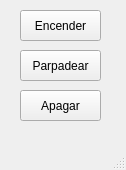
<?xml version="1.0" encoding="UTF-8"?>
<ui version="4.0">
 <class>MainWindow</class>
 <widget class="QMainWindow" name="MainWindow">
  <property name="geometry">
   <rect>
    <x>0</x>
    <y>0</y>
    <width>126</width>
    <height>170</height>
   </rect>
  </property>
  <property name="windowTitle">
   <string>MainWindow</string>
  </property>
  <widget class="QWidget" name="centralwidget">
   <widget class="QPushButton" name="Encendido">
    <property name="geometry">
     <rect>
      <x>20</x>
      <y>10</y>
      <width>81</width>
      <height>31</height>
     </rect>
    </property>
    <property name="text">
     <string>Encender</string>
    </property>
   </widget>
   <widget class="QPushButton" name="Parpadear">
    <property name="geometry">
     <rect>
      <x>20</x>
      <y>50</y>
      <width>81</width>
      <height>31</height>
     </rect>
    </property>
    <property name="text">
     <string>Parpadear</string>
    </property>
   </widget>
   <widget class="QPushButton" name="pushButton_3">
    <property name="geometry">
     <rect>
      <x>20</x>
      <y>90</y>
      <width>81</width>
      <height>31</height>
     </rect>
    </property>
    <property name="text">
     <string>Apagar</string>
    </property>
   </widget>
  </widget>
  <widget class="QMenuBar" name="menubar">
   <property name="geometry">
    <rect>
     <x>0</x>
     <y>0</y>
     <width>126</width>
     <height>21</height>
    </rect>
   </property>
  </widget>
  <widget class="QStatusBar" name="statusbar"/>
 </widget>
 <resources/>
 <connections/>
</ui>
